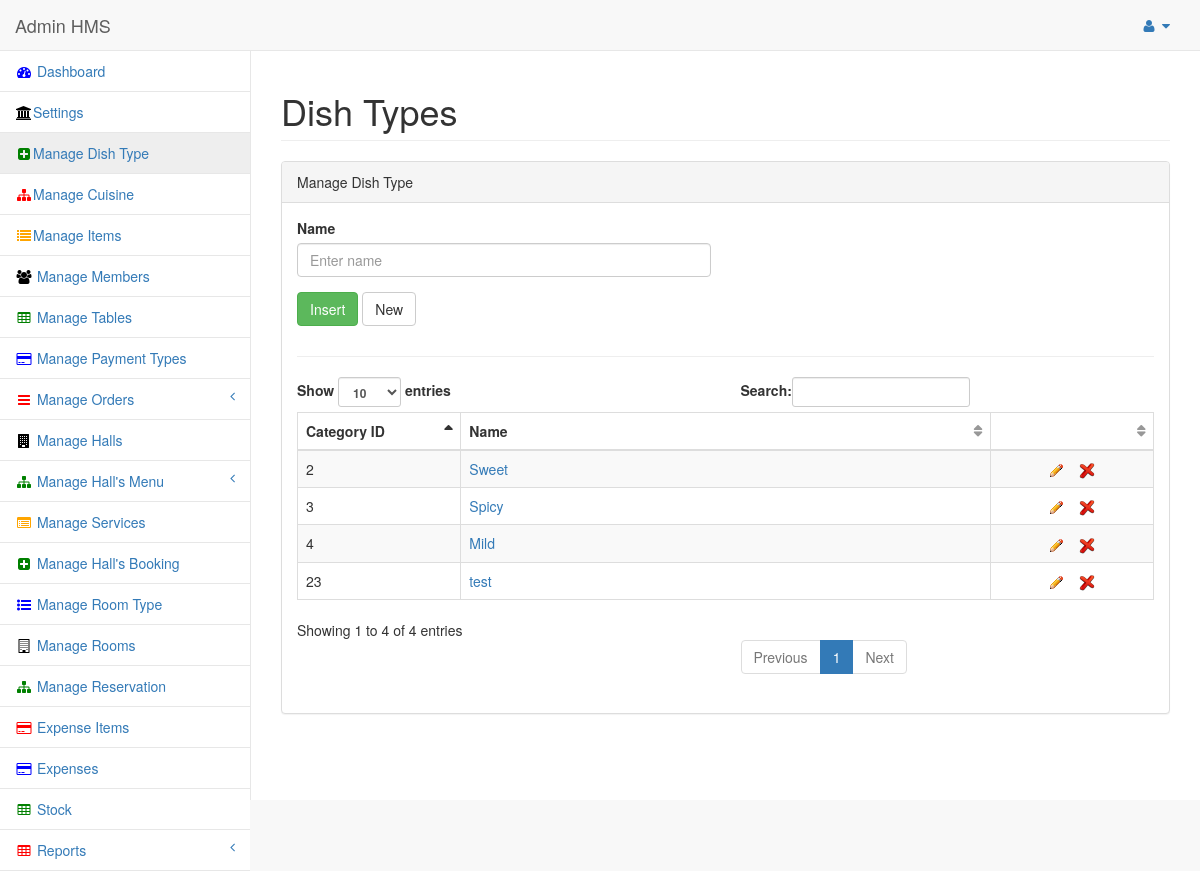
Page /admin/panel/dishtypes.php (signed in) on the committed database.
### tables this page shows
CREATE TABLE IF NOT EXISTS `menu_category` (
  `mc_id` int(11) NOT NULL AUTO_INCREMENT,
  `mc_name` text NOT NULL,
  `mc_status` int(11) NOT NULL,
  PRIMARY KEY (`mc_id`)
);

### admin/panel/view_categories.php (the view, shortened to what this page needs)
<?php include("../../conn/db.php"); ?>
                            <div class="dataTable_wrapper">
                                <table class="table table-striped table-bordered table-hover" id="dataTables-example">
                                    <thead>
                                        <tr>
                                            <th width="20%">Category ID</th>
                                            <th>Name</th>
											<th width="20%"> </th>
                                        </tr>
                                    </thead>
                                    <tbody>
									                 <?php
				$insertSQL = "SELECT * FROM menu_category where mc_status = 0 order by mc_id desc";
				$Result1 = mysql_query($insertSQL, $dbconfig) or die(mysql_error());
				while($row = mysql_fetch_assoc($Result1))
				{
				$mc_id 		 = $row["mc_id"];
				$mc_name	 = $row["mc_name"];
						?>
                                        <tr class="odd gradeX">
                                            <td><?php echo $mc_id; ?></td>
                                            <td><a href="view_items.php?mc_id=<?php echo $mc_id; ?>"><?php echo $mc_name; ?></a></td>
                                            <td align="center"><a href="dishtypes.php?mc_id=<?php echo $mc_id; ?>" title="Edit"> <img src="img/edit.gif" alt="HMS" /></a>
											<a href="#" class="delete_class<?php echo $mc_id; ?>" id="confirm<?php echo $mc_id; ?>" value="<?php echo $mc_id; ?>"  title="Delete" > <img src="img/delete.png" alt="HMS" /></a>
											</td>
                                        </tr>
				<?php } ?>
                                     </tbody>
                                </table>
                            </div>

### rows in the picture
menu_category: mc_id "23", mc_name "test"
menu_category: mc_id "4", mc_name "Mild"
menu_category: mc_id "3", mc_name "Spicy"
menu_category: mc_id "2", mc_name "Sweet"
